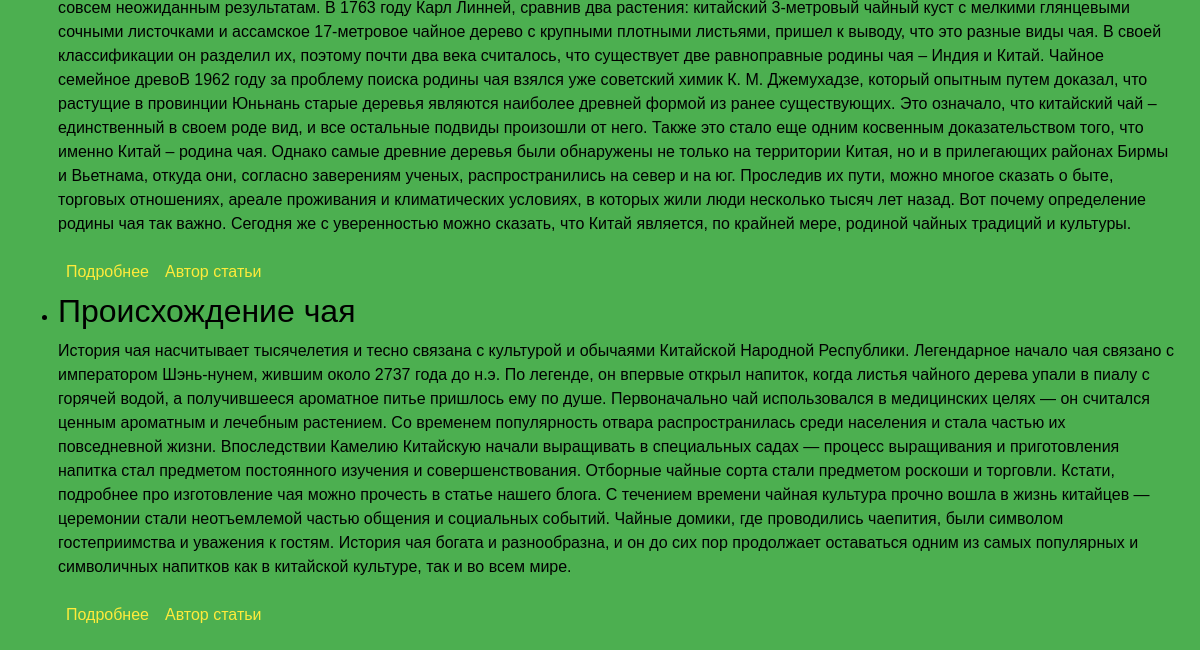
Before: / (lower part) with the older database file.
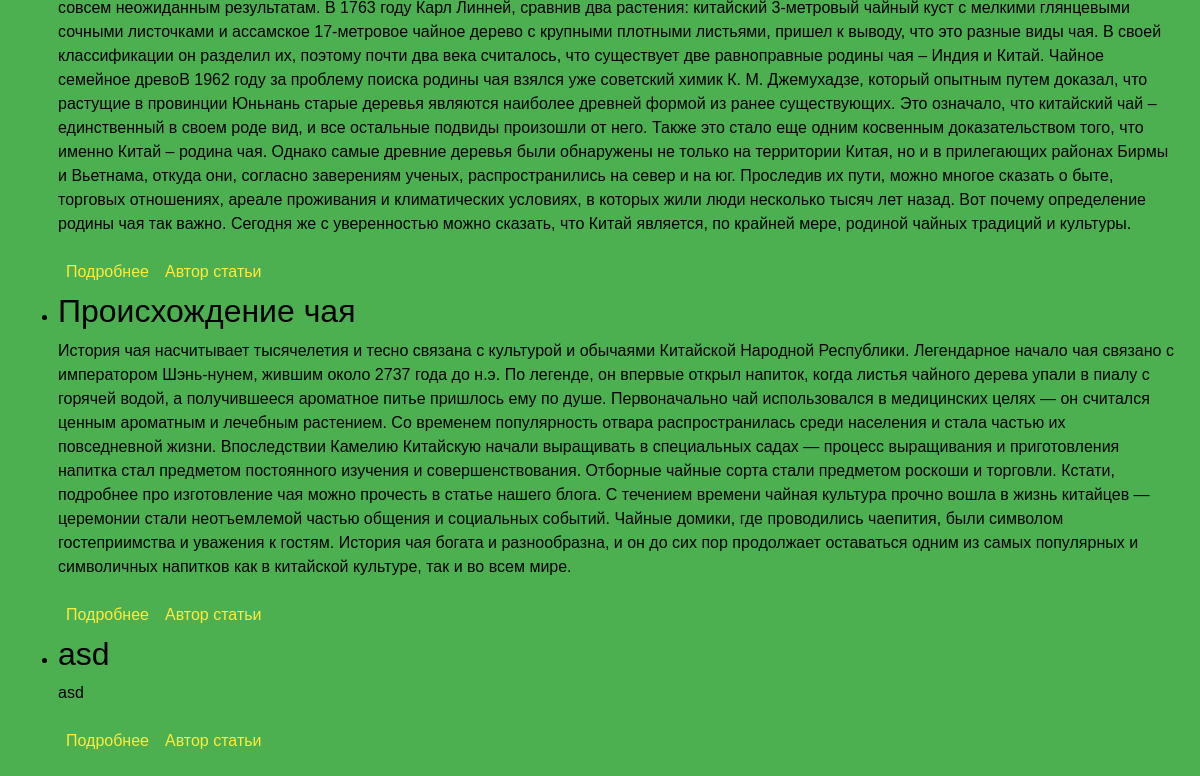
After: the same page with the newer database file.
### mem/models.py (models this page shows, shortened)
class Article(models.Model):
    title = models.CharField(max_length=200, verbose_name='Заголовок')
    content = models.TextField(verbose_name='Содержание', null=False)
    image = models.ImageField(
        upload_to="home_images/",
        null=True,
        blank=True,
        verbose_name="Картинка",
    )
    author = models.ForeignKey(MyUser, null=True, on_delete=models.SET_NULL)
    class Meta:
        verbose_name = 'Статья'
        verbose_name_plural = 'Статьи'

### mem/views.py (the view)
# urls.py: path("", IndexView.as_view(), name="index"),
class IndexView(TemplateView):
    template_name = "mem/index.html"
    def get(self, request, *args, **kwargs):
        posts = models.Article.objects.all()
        context = self.get_context_data()
        context.update(posts=posts, **kwargs)
        return self.render_to_response(context)

### templates/mem/index.html (shortened to what this page needs)
{% include 'base.html' %}
<body>
{% block content %}
  <ul>
    {% for post in posts %}
        <div class="container">
          <li>
            <h2>{{ post.title }}</h2>
            <p>{{ post.content }}</p>
            <div class="d-flex align-items-center justify-content-left">
              <p class="m-2"><a href="{% url 'mem:detail' post.id %}">Подробнее</a></p>
              <p class="m-2"><a href="{% url 'user:detail' post.author.id %}">Автор статьи</a></p>
            </div>
          </li>
        </div>
    {% endfor %}
  </ul>
{% endblock %}
</body>

Changed rows visible on the page:
added Article: title "asd", content "asd"
